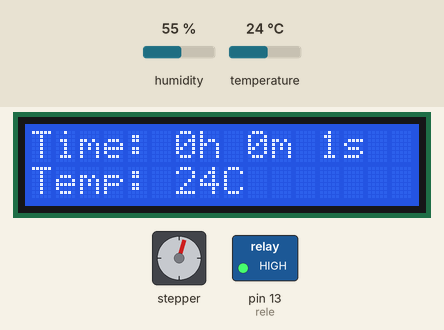
Bench run of a sketch on a simulated Arduino Uno, built with avr-gcc and run on an emulated ATmega328P. Shown: 16×2 character LCD, stepper motor, switched loads named in the sketch (green lamp = pin HIGH). The inputs (shaded band) are chosen by the test bench; at power-on: temperature 24 °C, humidity 55 %. Stepper angles assume 2048 steps per turn; pins used as bus, display or sensor lines are not drawn; what the sketch prints to the serial monitor is not drawn.

Above: at 2.3 s.
2.4 s: temperature set to 34 °C
At 3.7 s:
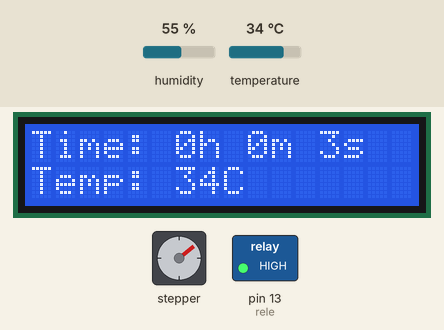
5.3 s: temperature set to 37 °C
At 6.8 s:
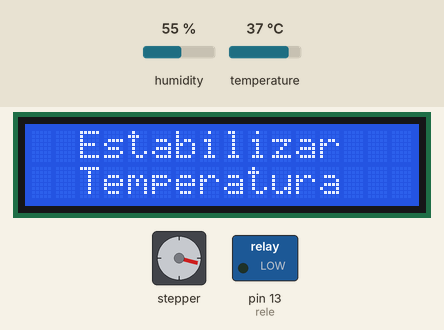
8.5 s: temperature set to 12 °C
At 11.8 s:
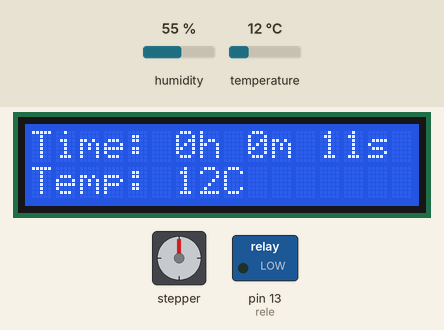
12.9 s: temperature set to 41 °C
At 14.9 s:
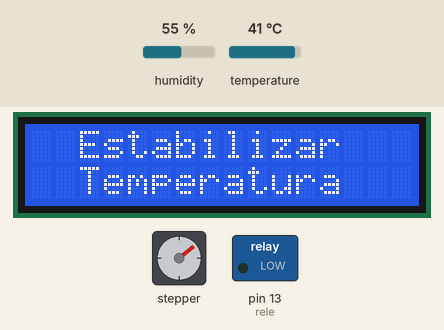
Timing chart, 0 to 17.2 s (numbered marks = the images above; inputs shaded):
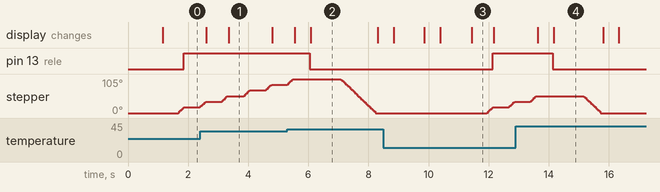

The sketch:

DHT11CONI2C.ino
```cpp
#include <Stepper.h>
#include <Wire.h>
#include <LiquidCrystal_I2C.h>
#include "DHT.h"

#define DHTPIN 12
#define DHTTYPE DHT11 // DHT22

LiquidCrystal_I2C lcd(0x27, 16, 2);

// Configuración de los pasos del motor
const int stepsPerRevolution = 2048; // Pasos por revolución (28BYJ-48)

DHT dht(DHTPIN, DHTTYPE);
int rele = 13;
int vcc = 11; // Pin de alimentación

// Pines de conexión al módulo ULN2003
const int IN1 = 7;
const int IN2 = 6;
const int IN3 = 5;
const int IN4 = 4;

// Crear objeto Stepper
Stepper myStepper(stepsPerRevolution, IN1, IN3, IN2, IN4);

// Variable para rastrear la posición actual del motor
int posicionActual = 0;

// Variables para el tiempo
unsigned long tiempoInicio = 0;
unsigned long tiempoTranscurrido = 0;

void mesajeInicio(){
  lcd.clear(); // Limpia el LCD
  lcd.setCursor(0, 0);
  lcd.print("Iniciando");
  lcd.setCursor(14, 0);  // Posición de la columna 10, fila 1
  lcd.write(0);          // Imprimir el primer carácter personalizado
  lcd.write(1);          // Imprimir el segundo carácter personalizado
  lcd.setCursor(14, 1);  // Posición de la columna 10, fila 1
  lcd.write(2);          // Imprimir el tercer carácter personalizado
  lcd.write(3);          // Imprimir el cuarto carácter personalizado
  delay(1000);  // Espera 1 segundo antes de continuar
}

void setup() {
  lcd.init();
  lcd.backlight();
  lcd.clear();
  pinMode(rele, OUTPUT);
  pinMode(vcc, OUTPUT);
  dht.begin();

  // Crear caracteres personalizados
  uint8_t char0[] = {0x1F, 0x10, 0x10, 0x10, 0x10, 0x17, 0x14, 0x14};  // Ejemplo de carácter
  uint8_t char1[] = {0x1F, 0x07, 0x07, 0x07, 0x07, 0x1F, 0x03, 0x03};  // Ejemplo de carácter
  uint8_t char2[] = {0x1C, 0x1C, 0x1E, 0x1F, 0x1F, 0x1F, 0x00, 0x00};  // Ejemplo de carácter
  uint8_t char3[] = {0x03, 0x03, 0x07, 0x0F, 0x1F, 0x1F, 0x00, 0x00};  // Ejemplo de carácter

  lcd.createChar(0, char0);  // Crear el primer carácter
  lcd.createChar(1, char1);  // Crear el segundo carácter
  lcd.createChar(2, char2);  // Crear el tercer carácter
  lcd.createChar(3, char3);  // Crear el cuarto carácter

  // Configurar la velocidad del motor (en RPM)
  myStepper.setSpeed(15);
  Serial.begin(9600);
  Serial.println("Motor iniciado. Girando en un solo sentido...");

  // Registrar el tiempo de inicio
  tiempoInicio = millis(); // Almacena el tiempo en milisegundos desde que el programa comenzó
  posicionActual = 0;

  // Mostrar mensaje de inicio
  mesajeInicio();  // Muestra el mensaje de inicio
}

void loop() {
  digitalWrite(vcc, HIGH);

  // Calcular el tiempo transcurrido
  tiempoTranscurrido = millis() - tiempoInicio;

  // Convertir tiempo transcurrido a horas, minutos y segundos
  unsigned long segundos = (tiempoTranscurrido / 1000) % 60;
  unsigned long minutos = (tiempoTranscurrido / 1000 / 60) % 60;
  unsigned long horas = (tiempoTranscurrido / 1000 / 60 / 60);

  int t = dht.readTemperature(); // Lee la temperatura

  lcd.clear(); // Limpia el LCD
  lcd.setCursor(0, 0);
  lcd.print("Time: ");
  lcd.print(horas);
  lcd.print("h ");
  lcd.print(minutos);
  lcd.print("m ");
  lcd.print(segundos);
  lcd.print("s");

  lcd.setCursor(0, 1);
  lcd.print("Temp: ");
  lcd.print(t);
  lcd.print("C");
  delay(500);

  if (t > 35) {
    // Apagar el relé
    digitalWrite(rele, LOW);
    lcd.clear();
    lcd.setCursor(2, 0);
    lcd.print("Estabilizar ");
    lcd.setCursor(2, 1);
    lcd.print("Temperatura ");
    delay(1000); // Pausa para mostrar mensaje

    // Regresar a la posición inicial
    Serial.println("Temperatura alta, regresando a posición inicial...");
    myStepper.step(-posicionActual); // Pasos en dirección opuesta
    posicionActual = 0;             // Resetear la posición actual

  } else {
    // Girar el motor hacia adelante
    Serial.println("Motor girando...");
    myStepper.step(100); // Mueve 100 pasos hacia adelante
    posicionActual += 100; // Actualiza la posición actual

    // Activa el relé
    digitalWrite(rele, HIGH);
  }
}
```

Measured:
- the behaviour switches between 35 and 36 °C on temperature (found by bisection; images 1 and 2)
- after the input at 5.3 s, pin 13 (rele): HIGH → LOW after 0.75 s
- after the input at 8.5 s, pin 13 (rele): LOW → HIGH after 3.6 s; stepper: turns 17° clockwise in 0.20 s, then 18° clockwise in 0.20 s
- after the input at 12.9 s, pin 13 (rele): HIGH → LOW after 1.2 s
- what the display in image 3 shows lasts 0.8 s, from 11.4 s to 12.2 s
